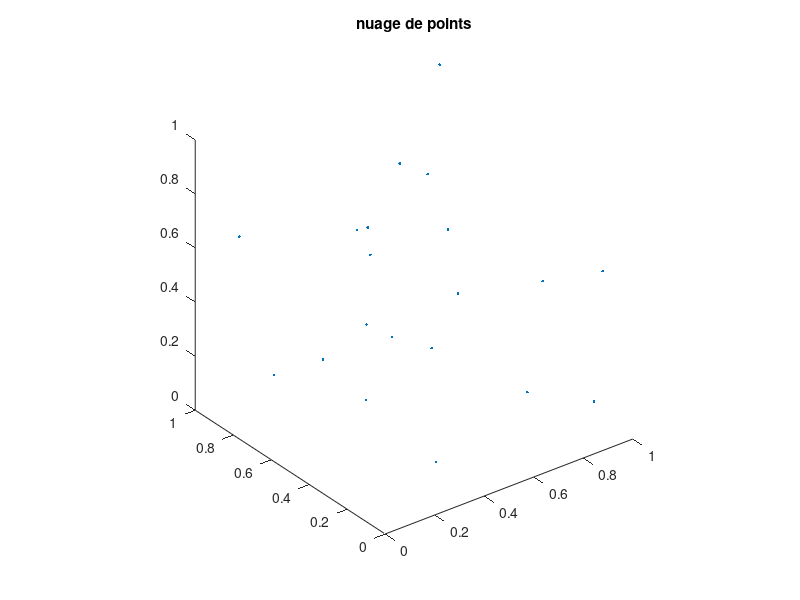

Here is the MATLAB script that generated this plot: (Note: this script raises an error after producing the figure.)
%% Le plus petit sphere englobant (algorithme naif)
% SABIR ILYASS
close all; clearvars;

%% construire le nuage de points dans le carré [0,1]²
n = 20;
points = rand(3,n);

%% affichage de nuage de points
figure;
plot3(points(1,:), points(2,:), points(3,:), '.');
axis square; axis equal;
title("nuage de points");
axis([0 1 0 1 0 1]); hold on;

%% determination des deux points les plus distants:
RAYON = 0; index1 = 0; index2 = 2;
for i = 1:n
    for j = 1:n
        if (j ~= i)
            dis = sqrt((points(1,i) - points(1,j))^2 + (points(2,i) - points(2,j))^2 + (points(3,i) - points(3,j))^2);
            if (dis > RAYON)
                RAYON = dis / 2; index1 = i; index2 = j;
            end
        end
    end
end

count = 2;
CENTRE_X = (points(1, index1) + points(1, index2))/2; 
CENTRE_Y = (points(2, index1) + points(2, index2))/2;
CENTRE_Z = (points(3, index1) + points(3, index2))/2;

for i = 1:n
    if (i ~= index1 && i ~= index2)
        dis = sqrt((points(1,i) - CENTRE_X)^2 + (points(2,i) - CENTRE_Y)^2 + (points(3,i) - CENTRE_Z)^2);
        if (dis < RAYON)
            count = count + 1;
        end
    end
end

if (count < n)
    % determination des 3 points le plus distants
    [index1, index2, index3] = pointsLesPlusDistant(points, n);
    [CENTRE_X, CENTRE_Y, CENTRE_Z, RAYON] = cercle3D(points(1, index1), points(2, index1), points(3, index1), points(1, index2), points(2, index2), points(3, index2), points(1, index3), points(2, index3), points(3, index3));
    count = 3;
    for i = 1:n
        if (i ~= index1 && i ~= index2 && i ~= index3)
            dis = sqrt((points(1,i) - CENTRE_X)^2 + (points(2,i) - CENTRE_Y)^2 + (points(3,i) - CENTRE_Z)^2);
            if (dis < RAYON)
                count = count + 1;
            end
        end
    end
end

if (count < n)
    RAYON = Inf; CENTRE_X = 0; CENTRE_Y = 0; CENTRE_Z = 0;

    for i = 1:n
        for j = 1:n
            if (j ~= i)
                for k = 1:n
                    if (k ~= i && k ~= j)
                        for l = 1:n
                            if (l ~= i && l ~= j && l ~= k)
                                [centreX, centreY, centreZ, rayon] = Sphere(points(1,i), points(2,i), points(3,i), points(1,j), points(2,j), points(3,j), points(1,k), points(2,k), points(3,k), points(1,l), points(2,l), points(3,l));
                                count = 4;
                                for m = 1:n
                                    if (m ~= i && m ~= j && m ~= k && m ~= l)
                                        distance = sqrt((points(1,m) - centreX)^2 + (points(2,m) - centreY)^2 + (points(3,m) - centreZ)^2);
                                        if (distance <= rayon)
                                            count = count + 1;
                                        end
                                    end
                                end
                                if (count == n)
                                    if rayon < RAYON
                                        RAYON = rayon;
                                        CENTRE_X = centreX;
                                        CENTRE_Y = centreY;
                                        CENTRE_Z = centreZ;
                                    end
                                end
                            end
                        end
                    end
                end
            end
        end
    end
end


[x,y,z]=sphere(50);
 
x = x * RAYON + CENTRE_X;
y = y * RAYON + CENTRE_Y;
z = z * RAYON + CENTRE_Z;
 
% surf(x,y,z)
% axis equal

surf(x,y,z,'FaceAlpha',.3,'EdgeColor','none');
axis equal